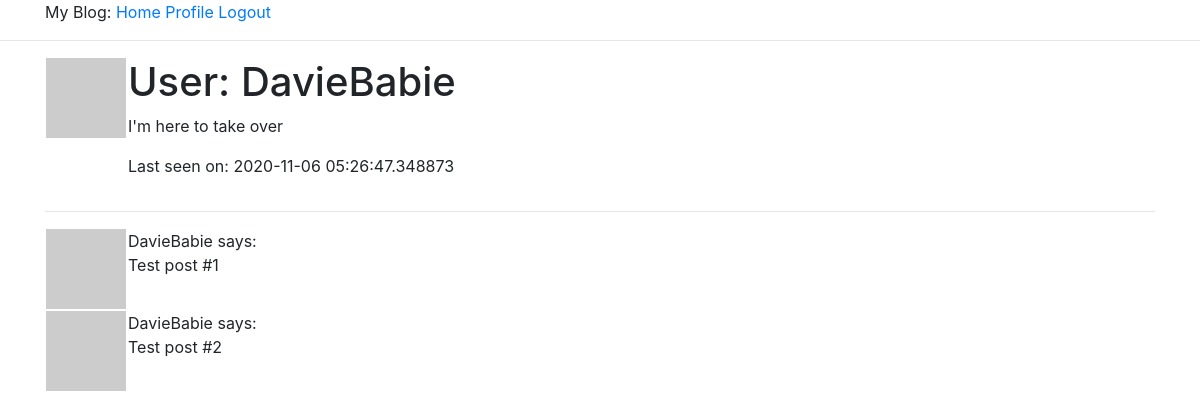
Screenshot of /user/DavieBabie (signed in) with the database file from the repository.
### app/models.py (models this page shows, shortened)
class User(UserMixin, db.Model):
    id = db.Column(db.Integer, primary_key=True)
    username = db.Column(db.String(64), index=True, unique=True)
    email = db.Column(db.String(120), index=True, unique=True)
    password_hash = db.Column(db.String(128))
    posts = db.relationship('Post', backref='author', lazy='dynamic')
    about_me = db.Column(db.String(140))
    last_seen = db.Column(db.DateTime, default=datetime.utcnow)
    def avatar(self, size):
        digest = md5(self.email.lower().encode('utf-8')).hexdigest()
        return 'https://www.gravatar.com/avatar/{}?d=identicon&s={}'.format(
            digest, size
        )

### app/routes.py (the view)
@app.route('/user/<username>')
@login_required
def user(username):
    user = User.query.filter_by(username=username).first_or_404()
    posts = [
        {'author': user, 'body': 'Test post #1'},
        {'author': user, 'body': 'Test post #2'},
    ]
    return render_template('user.html', user=user, posts=posts)

### app/models.py (called while the page is built)
@login.user_loader
def load_user(id):
    return User.query.get(int(id))

### app/routes.py (called while the page is built)
@app.before_request
def before_request():
    if current_user.is_authenticated:
        current_user.last_seen = datetime.utcnow()
        db.session.commit()

### app/templates/user.html (shortened to what this page needs)
{% extends "base.html" %}
{% block content %}
<section class="container">
    <table>
        <tr valign="top">
            <td><img src="{{ user.avatar(125) }}"></td>
            <td class="ml-3">
                <h1>User: {{ user.username }} </h1>
                {% if user.about_me %} <p> {{ user.about_me }} </p> {% endif %}
                {% if user.last_seen %} <p> Last seen on: {{ user.last_seen }} </p> {% endif %}
            </td>
        </tr>
    </table>
    <hr>
    {% for post in posts %}
        {% include '_post.html' %}
    {% endfor %}
</section>
{% endblock %}

### app/templates/_post.html
<table>
    <tr valign="top">
        <td><img src="{{ post.author.avatar(36) }}"></td>
        <td>{{ post.author.username }} says:<br>{{ post.body }}</td>
    </tr>
</table>

### rows the page displays
User: username "DavieBabie", about_me "I'm here to take over", last_seen "2020-11-06 05:26:47.348873", author.username "DavieBabie" "DavieBabie"

### other values shown
{{ post.body }} "Test post #1" "Test post #2"
